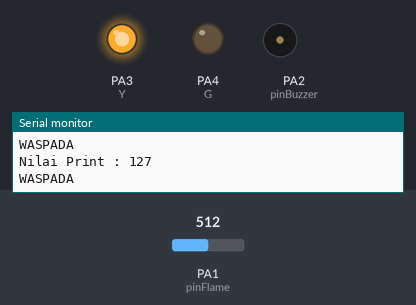
Recording of a sketch running on a simulated STM32 Blue Pill. Parts: output pins drawn as LEDs (lit = HIGH), buzzer (waves = sounding, pin HIGH), the last lines printed to the serial monitor. Inputs (shaded band) come from the test bench; at power-on: PA1 (pinFlame) = 512.

Above: at 2.8 s.
2.9 s: PA1 (pinFlame) set to 238
5.6 s: PA1 (pinFlame) set to 203
At 6.7 s:
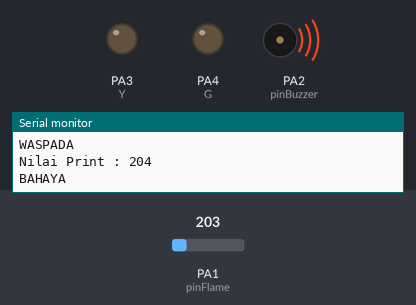
8.3 s: PA1 (pinFlame) set to 1023
At 11.0 s:
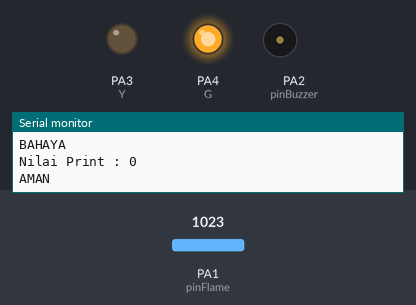
11.5 s: PA1 (pinFlame) set to 949
14.2 s: PA1 (pinFlame) set to 924
At 16.0 s:
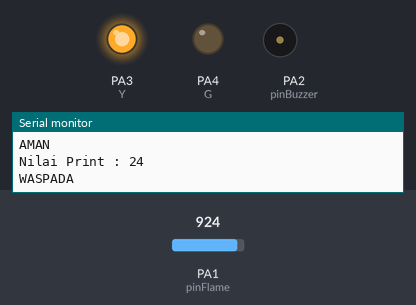
16.9 s: PA1 (pinFlame) set to 189
At 17.6 s:
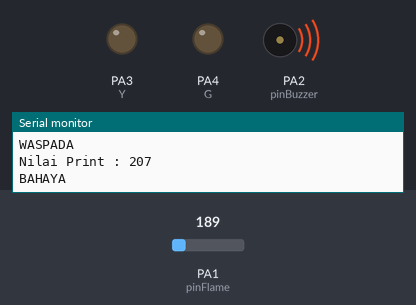
Timing chart, 0 to 19.9 s (numbered marks = the images above; inputs shaded):
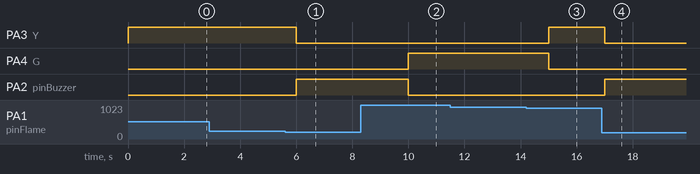

The sketch:

1_Sensor_Flame.ino
```cpp
int pinFlame      = PA1;
int pinBuzzer      =PA2;
int R         = 2;
int Y         = 3;
int G         = 4;

void setup() {

  Serial.begin(9600);
  pinMode(pinFlame,INPUT);
  pinMode(pinBuzzer, OUTPUT);
  pinMode(R,OUTPUT);
  pinMode(Y,OUTPUT);
  pinMode(G,OUTPUT);
}

void loop() {
  //Baca Data
  int bacaFlame=analogRead(pinFlame);
      bacaFlame=map(bacaFlame,1023,0,0,255);
      // Fungsi MAP mengubah nilai dengan format (tampung, dataawal sensor, dataakhir sensor, nilaiawal ubah, nilai akhirubah)

  // Print Serial
  Serial.print ("Nilai Print : ");
  Serial.print (bacaFlame);
  Serial.println(); //Untuk Enter

  //Logic
  if (bacaFlame <= 20){
    digitalWrite(pinBuzzer,LOW);
    digitalWrite(G,HIGH);
    digitalWrite(Y,LOW);
    digitalWrite(R,LOW);
    Serial.println ("AMAN");
    delay(1000);

  }
  else if (bacaFlame >= 21 and bacaFlame <=199){
    digitalWrite(pinBuzzer,HIGH);
    digitalWrite(Y,HIGH);
     digitalWrite(G,LOW);
    digitalWrite(R,LOW);
    Serial.println ("WASPADA");
    delay(2000);
  }
  else {
    Serial.println ("BAHAYA");
    digitalWrite(pinBuzzer,HIGH);
    digitalWrite(R,HIGH);
    digitalWrite(Y,LOW);
    digitalWrite(G,LOW);
    delay (2000);
  }
}
```

Measured:
- the behaviour switches between 221 and 220 on PA1 (pinFlame) (found by bisection; images 0 and 1)
- the behaviour switches between 939 and 938 on PA1 (pinFlame) (found by bisection; images 2 and 3)
- after the input at 5.6 s, PA3 (Y): HIGH → LOW after 0.40 s; PA2 (pinBuzzer): LOW → HIGH after 0.40 s
- after the input at 8.3 s, PA4 (G): LOW → HIGH after 1.7 s; PA2 (pinBuzzer): HIGH → LOW after 1.7 s
- after the input at 14.2 s, PA3 (Y): LOW → HIGH after 0.80 s; PA4 (G): HIGH → LOW after 0.80 s
- after the input at 16.9 s, PA3 (Y): HIGH → LOW after 0.10 s; PA2 (pinBuzzer): LOW → HIGH after 0.10 s
